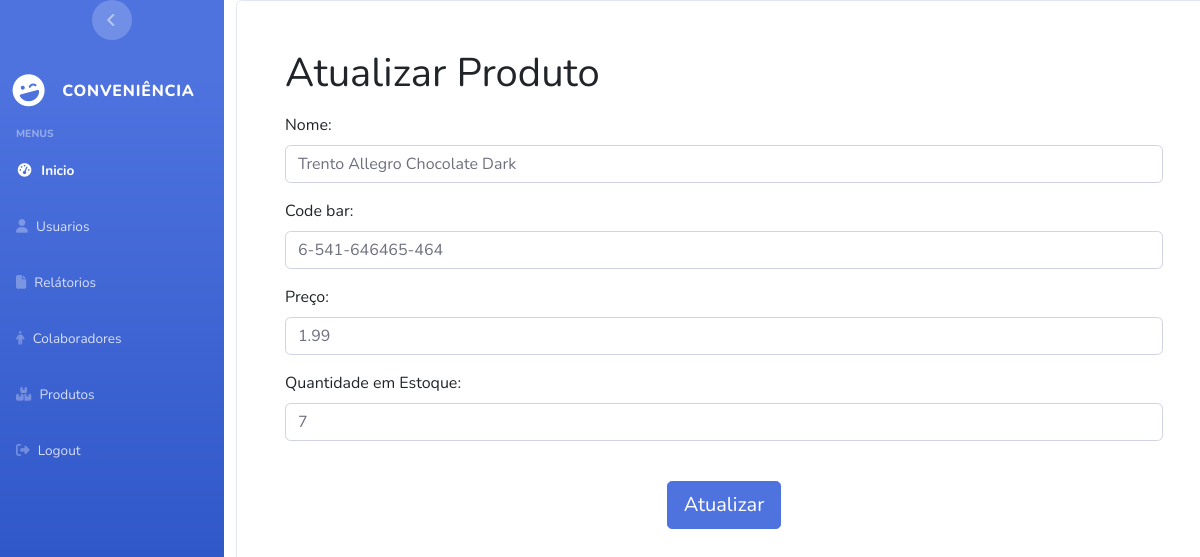
Page /product/update_product/4 (signed in) on the earlier database version.
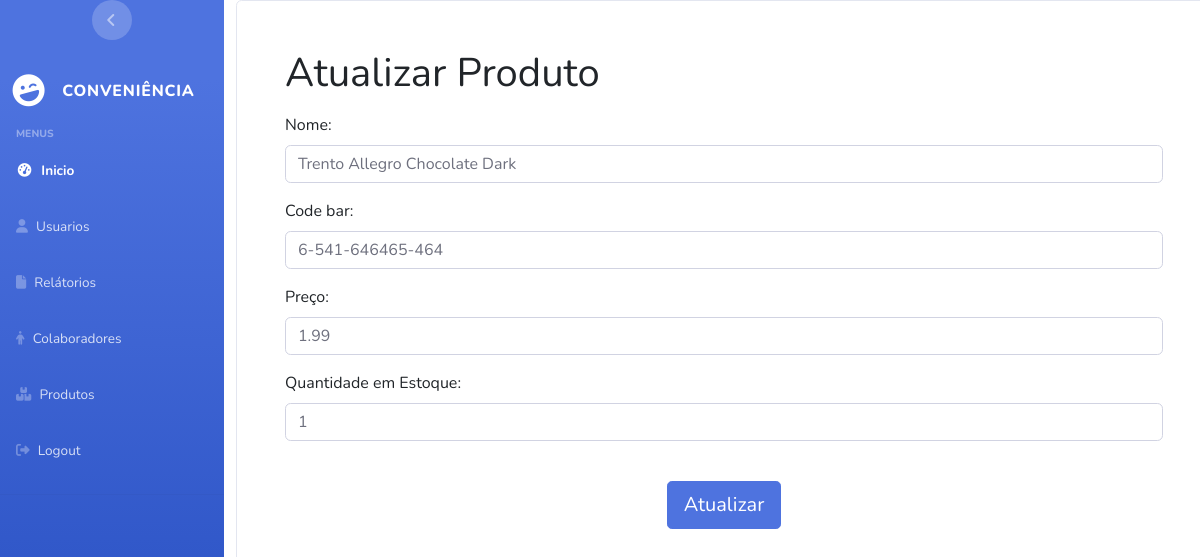
Same page on the later database version.
### apps/Product/models.py (models this page shows, shortened)
class Product(models.Model):
    name = models.CharField(max_length=50,unique=True)
    code_bar = models.CharField(max_length=16,unique=True)
    price = models.DecimalField(decimal_places=2,max_digits=5)
    stock_quantity = models.IntegerField()
    is_deleted = models.BooleanField(default=False)

### apps/Product/views.py (the view)
# urls.py: path('update_product/<int:id>',views.update_product, name='update_product'),
@user_passes_test(lambda user: user.is_superuser or user.is_staff,login_url='user:page_not_found')
@login_required(login_url="login_system")
def update_product(request,id):
    product_selected = Product.objects.get(id=id)
    form = registerProductForm(request.POST or None, instance=product_selected)
    if request.method == "POST":
        if form.is_valid():
            form.save()
            messages.success(request, "Atualizado com sucesso")
            return redirect('product:main_menu_product')
        else:
            messages.warning(request, "Dados Invalido")
    return render(request,'product/update_product.html',{'form':form})

### apps/Product/forms.py
class registerProductForm(ModelForm):
    code_bar = forms.CharField(widget=forms.TextInput(attrs={"placeholder": "Codigo de Barras","class": "form-control","onchange":"validateCodeBar(this)"}),max_length=18)
    class Meta:
        model = Product
        fields = ['name','code_bar','price','stock_quantity']
        labels = {'name':"Nome",
                  'code_bar':'Codigo De Barras',
                  'price':'Preço',
                  'stock_quantity':'Quantidade em Estoque'}
        widgets = {'name': forms.TextInput(attrs={"placeholder": "Nome do Produto","class": "form-control","maxlength": "30"}),
                   'price': forms.TextInput(attrs={"placeholder": "Preço","class": "form-control"}),
                   'stock_quantity': forms.TextInput(attrs={"placeholder": "Quantidade em Estoque","class": "form-control"})}

### templates/product/update_product.html (shortened to what this page needs)
{% extends 'base.html' %} {% block title %} Cadastro de Produtos {% endblock %}
{% block stylesheets %}{% endblock stylesheets %} {% block content %}
<div class="card p-5 vh-100">
  <h1 class="mb-3">Atualizar Produto</h1>
  <form method="post">
    {% csrf_token %} {{ form.as_p }}
    <br/>
    <div class="d-flex justify-content-center">
      <input type="submit" value="Atualizar" class="btn btn-primary btn-lg"/>
    </div>
  </form>
</div>
{% endblock content %} {% block javascripts %}{% endblock javascripts %}

Differences in the rows shown:
changed Product "Trento Allegro Chocolate Dark": stock_quantity "7" → "1"
